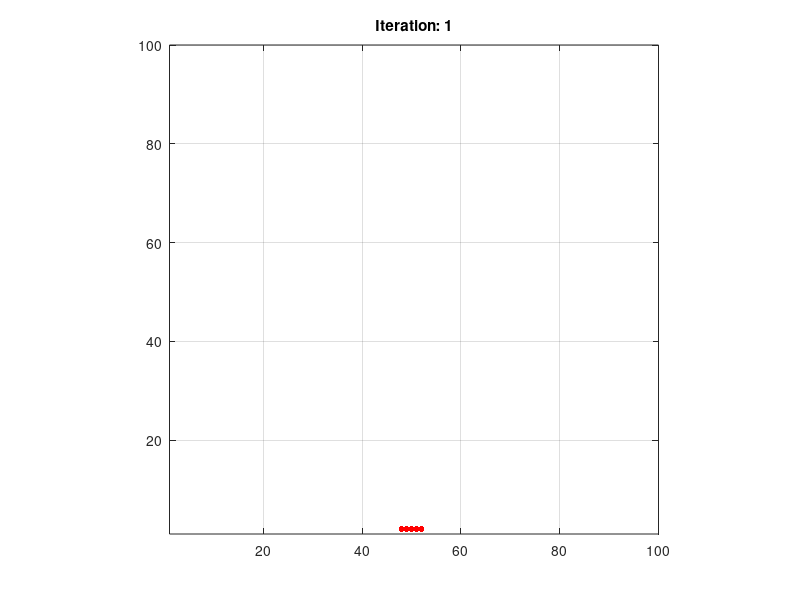

Reproduce this figure in MATLAB. (Note: this script raises an error after producing the figure.)
%% DLA_02.m
% Diffusion-Limited Aggregation with Visit-Count Attachment
% New feature: A walker attaches only if its current site has been
% visited more than M times (i.e., it has been adjacent to an aggregated site
% more than M times).

clear all;
clc;

%% USER PARAMETERS
M = 100;             % Threshold for visits (set to 1, 100, 1000, or 2000)
includeSecond = 0;   % Set 0: first nearest neighbors only; 1: include second nearest neighbors

%% Set simulation parameters based on M
if M == 1
    nwk = 1200;      % number of walkers for M=1
    Nstp = 5001;     % number of Monte Carlo iterations for M=1
else
    nwk = 4800;      % use more walkers for larger M
    Nstp = 10001;    % and more iterations
end

%% Set the size of the 2D computational domain
ngp = 100;                                  % number of grid points in each direction
Lttc = linspace(1, 100, ngp);                % equally spaced grid positions
[Xmsh, Ymsh] = meshgrid(Lttc, Lttc);         % create the 2D meshgrid

%% Initialize Walker and Aggregation Variables
X = zeros(nwk, 2);          % positions of walkers
LD = ones(nwk, 1);          % status: 1 = active walker, 0 = attached (dead)
Agr = zeros(ngp, ngp);      % Aggregation matrix: 1 = aggregated site, 0 = empty

% New: VisitCount matrix records how many times a site has been “visited” 
% (i.e., when a walker is adjacent to an aggregated site)
VisitCount = zeros(ngp, ngp);

%% Set the Nucleus (Seed)
Agr(1:2, 48:52) = 1;        % mark a small rectangular seed region as aggregated
for k = 1:5                % initialize 5 walkers on the seed (already attached)
    LD(k) = 0;           
    X(k, :) = [47 + k, 2];
end

%% Monte Carlo Iterations
for iter = 1:Nstp
    
    % Add new walkers into the domain (each new walker enters from the top)
    if iter > 5 && iter <= nwk
        X(iter, 1) = randi([2, ngp-1]);  % random x-position
        X(iter, 2) = ngp - 1;             % enter from the top
    end
    
    % Determine number of walkers active in the simulation at this iteration
    if iter <= nwk
        tnw = iter;
    else
        tnw = nwk;
    end
    
    %% Loop Over All Walkers
    for i = 1:tnw
        % Get current walker position
        idx = X(i, 1);
        idy = X(i, 2);
        
        % Random walk update (only for active walkers)
        if LD(i) == 1
            rv = rand;
            if rv <= 0.23      % 23% chance upward
                idy = idy + 1;
            elseif rv <= 0.5   % 27% chance downward
                idy = idy - 1;
            elseif rv <= 0.75  % 25% chance left
                idx = idx - 1;
            else               % 25% chance right
                idx = idx + 1;
            end
            
            % Enforce vertical boundaries
            if idy < 2
                idy = 2;
            end
            if idy > ngp - 1
                idy = ngp - 1;
            end
            
            % Enforce periodic boundary conditions in the X direction
            if idx == 1
                idx = ngp - 1;
            end
            if idx == ngp
                idx = 2;
            end
            
            % Move the walker only if the new site is unoccupied
            if Agr(idy, idx) == 0
                X(i, :) = [idx, idy];
            end
        end
        
        %% Check for Potential Attachment
        % A walker is eligible to attach if it is adjacent to an aggregated site.
        attach_possible = false;
        
        % Check first nearest neighbors (West, East, South, North)
        if Agr(idy, idx - 1) == 1 || Agr(idy, idx + 1) == 1 || ...
           Agr(idy - 1, idx) == 1 || Agr(idy + 1, idx) == 1
            attach_possible = true;
        end
        
        % Optionally, include second nearest neighbors (diagonals)
        if includeSecond
            if Agr(idy - 1, idx - 1) == 1 || Agr(idy - 1, idx + 1) == 1 || ...
               Agr(idy + 1, idx - 1) == 1 || Agr(idy + 1, idx + 1) == 1
                attach_possible = true;
            end
        end
        
        % If at least one neighbor is aggregated, count this as a "visit"
        if attach_possible
            VisitCount(idy, idx) = VisitCount(idy, idx) + 1;
            if VisitCount(idy, idx) > M
                Agr(idy, idx) = 1;   % attach the walker (aggregate the site)
                LD(i) = 0;           % mark the walker as dead (attached)
            end
        end
    end
    
    %% Update Aggregation Matrix Boundaries
    % Enforce no-flux boundaries in Y and periodic in X
    Agr(1, :) = Agr(2, :);
    Agr(ngp, :) = Agr(ngp - 1, :);
    Agr(:, 1) = Agr(:, ngp - 1);
    Agr(:, ngp) = Agr(:, 2);
    
    %% Visualization (Update every 20 iterations)
    if mod(iter, 20) == 1
        figure(2)
        alist = find(LD == 0);   % indices of attached walkers
        blist = find(LD == 1);   % indices of active walkers
        
        plot(X(alist, 1), X(alist, 2), 'r.', 'MarkerSize', 14)
        hold on
        plot(X(blist, 1), X(blist, 2), 'b.', 'MarkerSize', 14)
        hold off
        daspect([1 1 1])
        axis([1 ngp 1 ngp])
        grid on
        title(['Iteration: ' num2str(iter)])
        pause(0.04)
        
        % If all walkers are attached, end simulation
        if sum(LD, "all") == nwk
            break
        end
    end
end
